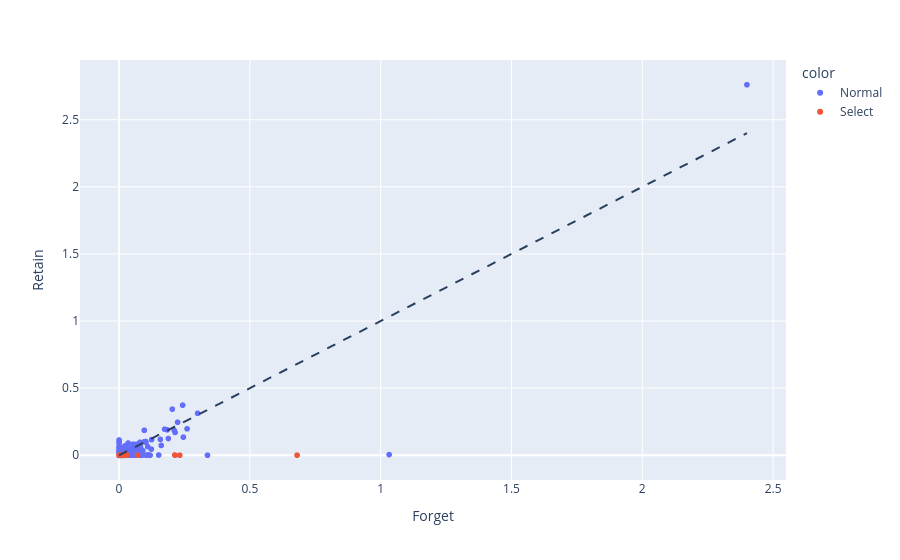

This figure's notebook cell:
### Code cell
plot_comparison(mean_feature_activation_forget, mean_feature_activation_retain)

### Figure 1 — Plotly figure (JSON) as saved in the notebook; plotly's stock layout.template omitted (floating-point values rounded to 4 significant figures; data arrays with more than 128 entries replaced by an {"elided": "..."} marker saying what was removed)
{"data": [{"customdata": {"elided": "16366x1 int values"}, "hovertemplate": "color=Normal<br>Forget=%{x}<br>Retain=%{y}<br>hover_data_0=%{customdata[0]}<extra></extra>", "legendgroup": "Normal", "marker": {"color": "#636efa", "symbol": "circle"}, "mode": "markers", "name": "Normal", "showlegend": true, "type": "scattergl", "x": {"elided": "16366 float values"}, "xaxis": "x", "y": {"elided": "16366 float values"}, "yaxis": "y"}, {"customdata": [[1307], [1523], [1611], [4342], [4451], [5749], [6531], [6958], [7983], [10051], [10355], [11019], [12273], [12289], [12663], [14315], [15858], [16186]], "hovertemplate": "color=Select<br>Forget=%{x}<br>Retain=%{y}<br>hover_data_0=%{customdata[0]}<extra></extra>", "legendgroup": "Select", "marker": {"color": "#EF553B", "symbol": "circle"}, "mode": "markers", "name": "Select", "showlegend": true, "type": "scattergl", "x": [0.02554, 0.0001361, 0.01729, 0.0002365, 0.0216, 0.02617, 0.001984, 0.009538, 0.009251, 0.02946, 0.0001092, 0.07098, 0.6804, 0.2129, 0.0003802, 0.01969, 0.232, 0.002357], "xaxis": "x", "y": [0.01033, 0.0002791, 0.00215, 0.0004356, 0.008965, 0.002425, 0.000753, 0.004153, 4.815e-06, 0.0002105, 3.909e-05, 0.0002753, 0.0005864, 0.001749, 0.0003026, 7.83e-05, 0.0001425, 0.0002502], "yaxis": "y"}], "layout": {"legend": {"title": {"text": "color"}, "tracegroupgap": 0}, "margin": {"t": 60}, "shapes": [{"line": {"dash": "dash"}, "type": "line", "x0": 0, "x1": 2.4, "y0": 0, "y1": 2.4}], "xaxis": {"anchor": "y", "domain": [0, 1], "title": {"text": "Forget"}}, "yaxis": {"anchor": "x", "domain": [0, 1], "title": {"text": "Retain"}}}}
